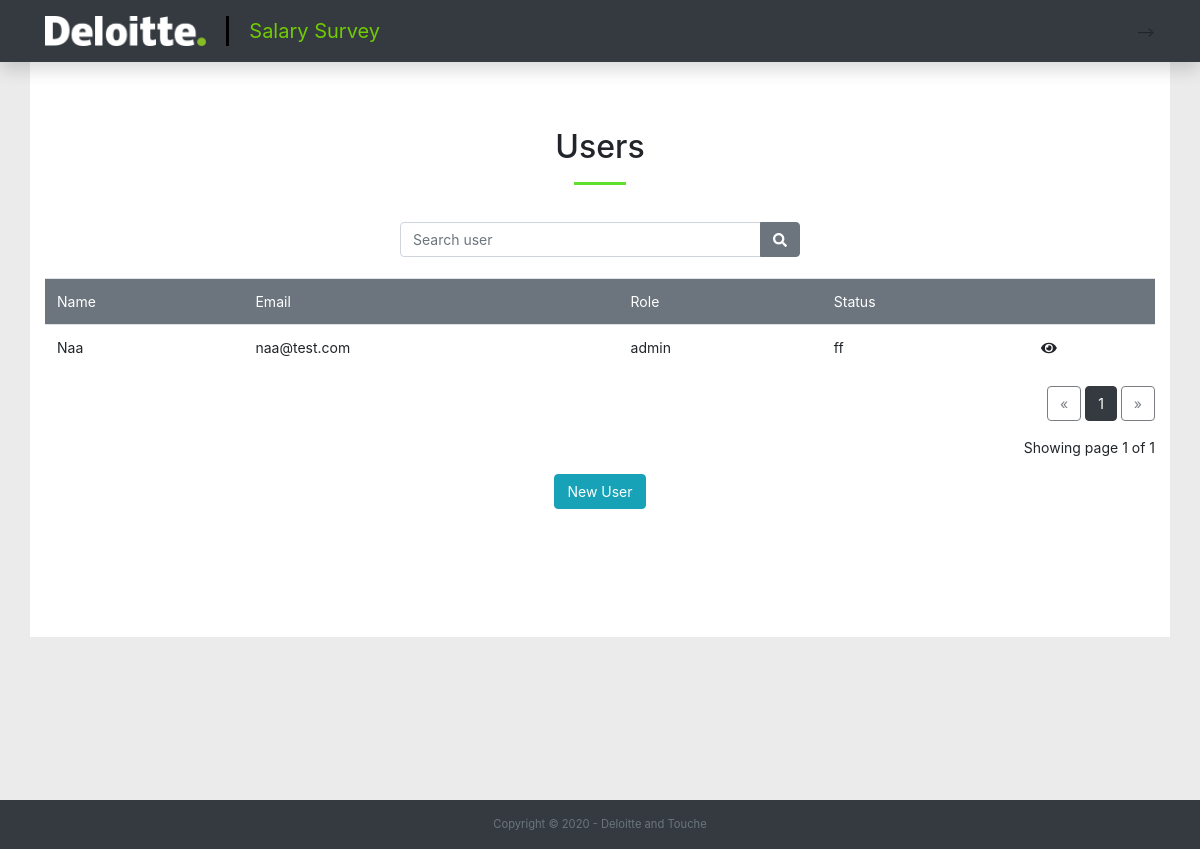
Page /administration/config/users on the earlier database version.
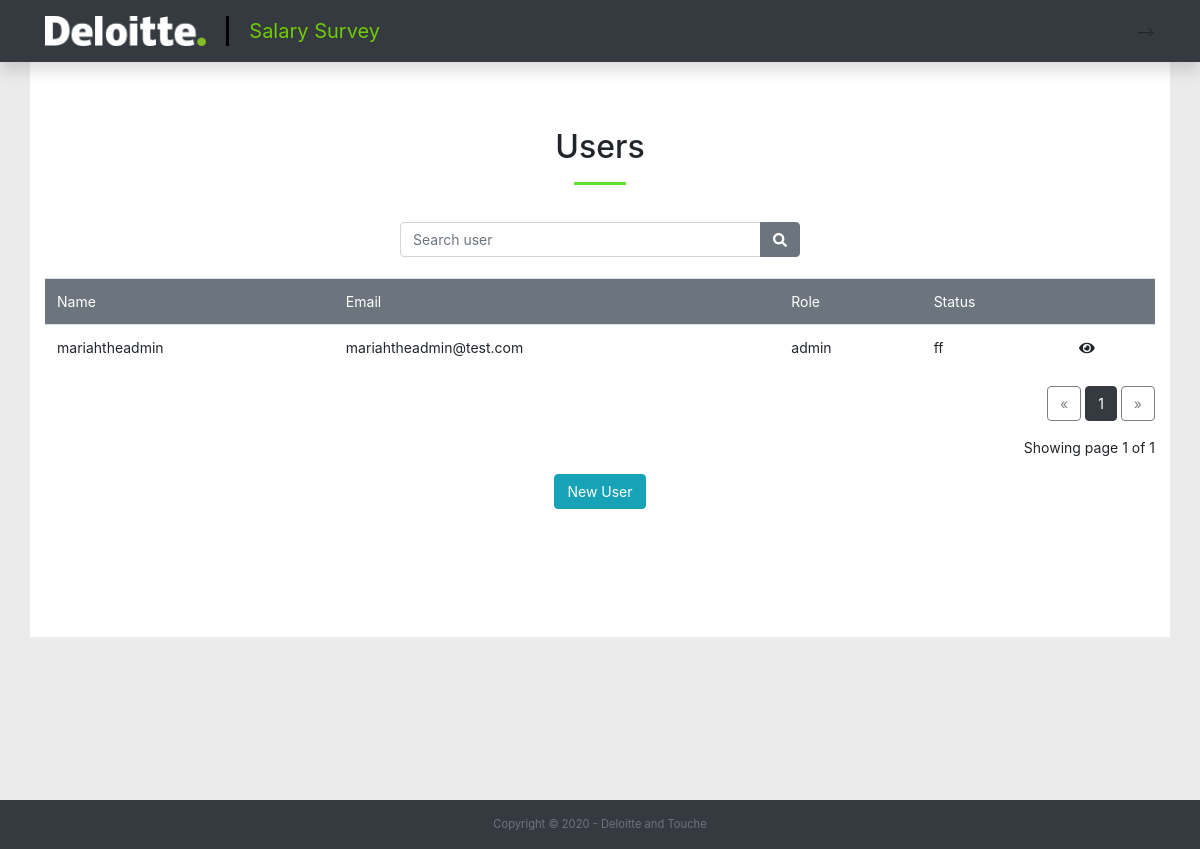
Same page on the later database version.
### survey/models.py (models this page shows, shortened)
class User(db.Model,UserMixin):
    id = db.Column(db.Integer, primary_key=True)
    username = db.Column(db.String(50), unique=True)
    email = db.Column(db.String(120), unique=True)
    role = db.Column(db.String(120))
    password = db.Column(db.String(60),  nullable=False)
    audit_log = db.relationship('Audit_log', backref='log' , lazy=True)

### survey/users/routes.py (the view)
@users.route("/administration/config/users")
def admin_users():
    rows_per_page = 5
    search = request.args.get('search', 1, type=str)
    page = request.args.get('page', 1, type=int)
    if search !='':
        Users = User.query.paginate(page=page, per_page=rows_per_page)
    else:
        Users = User.query.paginate(page=page, per_page=rows_per_page)
    return render_template("admin_users.html", Users=Users)

### survey/templates/admin_users.html (shortened to what this page needs)
{% extends "admin_layout.html" %}
{% block header %}
Users
{% endblock header %}
{% block content %}
<div class="col d-flex justify-content-center">
    <div class="input-group" style="max-width: 400px;">
        <input type="text" class="form-control" placeholder="Search user" id="search_user">
        <div class="input-group-append">
          <button class="btn btn-secondary" type="button" onclick="search_user()">
            <i class="fa fa-search"></i>
          </button>
        </div>
      </div>
</div>
<br>
<table class="table table-hover">
    <thead class="bg-secondary text-white">
        <td>Name</td>
        <td>Email</td>
        <td>Role</td>
        <td>Status</td>
        <td></td>
    </thead>
    <tbody>
        {% for User in Users.items %}
        <tr>
            <td>{{User.username}}</td>
            <td>{{User.email}}</td>
            <td>{{User.role}}</td>
            <td>ff</td>
            <td><i class="fas fa-eye"></i></td>
        </tr>
        {% endfor %}
    </tbody>
</table>
<div class="text-right">
    <a href="{{ url_for('users.admin_users', page=Users.prev_num) }}"
       class="btn btn-outline-dark
       {% if Users.page == 1 %}disabled{% endif %}">
        &laquo;
    </a>
    {% for page_num in Users.iter_pages(left_edge=1, right_edge=1, left_current=1, right_current=2) %}
{% if page_num %}
            {% if Users.page == page_num %}
            <a href="{{ url_for('users.admin_users', page=page_num) }}"
               class="btn btn-dark">
                {{ page_num }}
            </a>
            {% else %}
            <a href="{{ url_for('users.admin_users', page=page_num) }}"
               class="btn btn-outline-dark">
                {{ page_num }}
            </a>
            {% endif %}
        {% else %}
            ...
        {% endif %}
    {% endfor %}
    <a href="{{ url_for('users.admin_users', page=Users.next_num) }}"
       class="btn btn-outline-dark
       {% if Users.page == Users.pages %}disabled{% endif %}">
        &raquo;
    </a>
</div>
<p class="text-right mt-3">
   Showing page {{ Users.page }} of {{ Users.pages }}
</p>
<div class="row justify-content-center">
    <a href="{{ url_for('users.register')}}"><button class="btn btn-info">New User</button></a>
</div>
{% endblock content %}

### survey/templates/admin_layout.html (shortened to what this page needs)
<!DOCTYPE html>
<html>
    <head>
<link href="//netdna.bootstrapcdn.com/font-awesome/4.1.0/css/font-awesome.min.css" rel="stylesheet">
<link rel="stylesheet" href="{{ url_for('static', filename='css/font-1.css')}}">
<link rel="stylesheet" href="{{ url_for('static', filename='css/font-2.css')}}">
<link rel="stylesheet" href="{{ url_for('static', filename='css/magnific-popup.min.css')}}">
<link rel="stylesheet" href="{{ url_for('static', filename='css/styles.css')}}">
<link rel="stylesheet" href="{{ url_for('static', filename='css/dataTables.min.css')}}">
    </head>
    <body>
      <nav class="navbar navbar-expand-lg navbar-dark navbar-scrolled fixed-top py-3" id="mainNav-user">
        <div class="container">
            <div style="height: 30px !important;" id="logo">
              <a href="{{ url_for('main.landing')}}"><img src="{{ url_for('static', filename='img/Deloitte-white.png')}}" class="img-fluid" style="height: 30px;"/></a>
            </div>
            <div class="navbar-header navbar-title js-scroll-trigger">
                Salary Survey
            </div>
            <div class="collapse navbar-collapse" id="navbarResponsive">
              <ul class="navbar-nav ml-auto my-2 my-lg-0">
                 -->
              </ul>
            </div>
        </div>
    </nav>
    <div style="background-color:rgba(211, 211, 211, 0.459); min-height: 100%;">
      <section class="page-section bg-white container main-section" id="request_services">
          <div class="container bg-white" style="min-height: 100%;">
              <h2 class="text-center mt-0">{% block header %} {% endblock header %}</h2>
              <hr class="divider my-3" />
              <br>
            {% block content %}{% endblock content%}
            </div>
          </section>
      </div>
        <footer class="bg-dark py-3 main-footer">
          <div class="container"><div class="small text-center text-muted">Copyright © 2020 - Deloitte and Touche</div></div>
      </footer>
    </body>
</html>

Differences in the rows shown:
changed User "admin": username "Naa" → "mariahtheadmin"; email "naa@test.com" → "mariahtheadmin@test.com"
